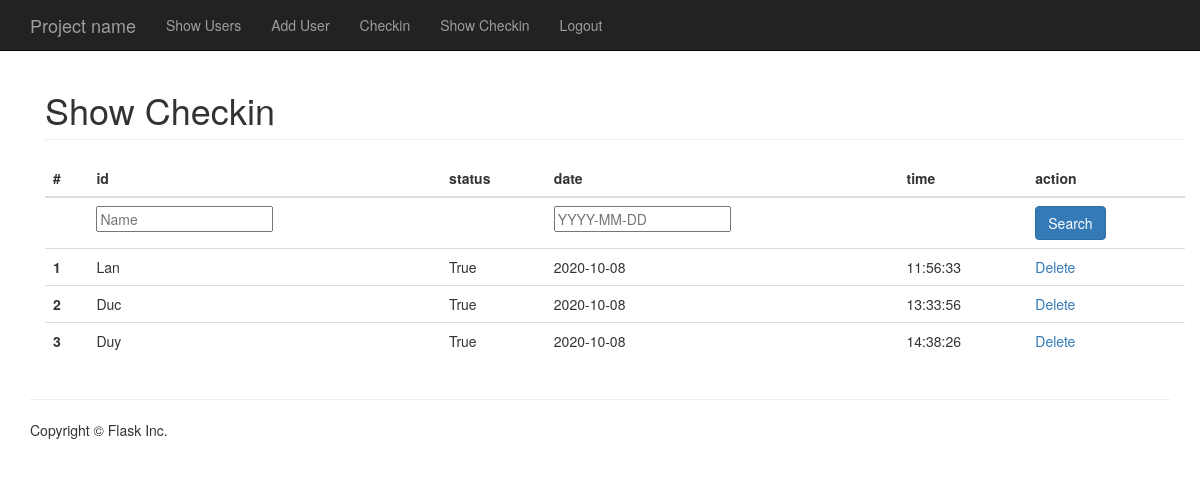
The page /showcheckin (signed in) on the database as committed earlier.
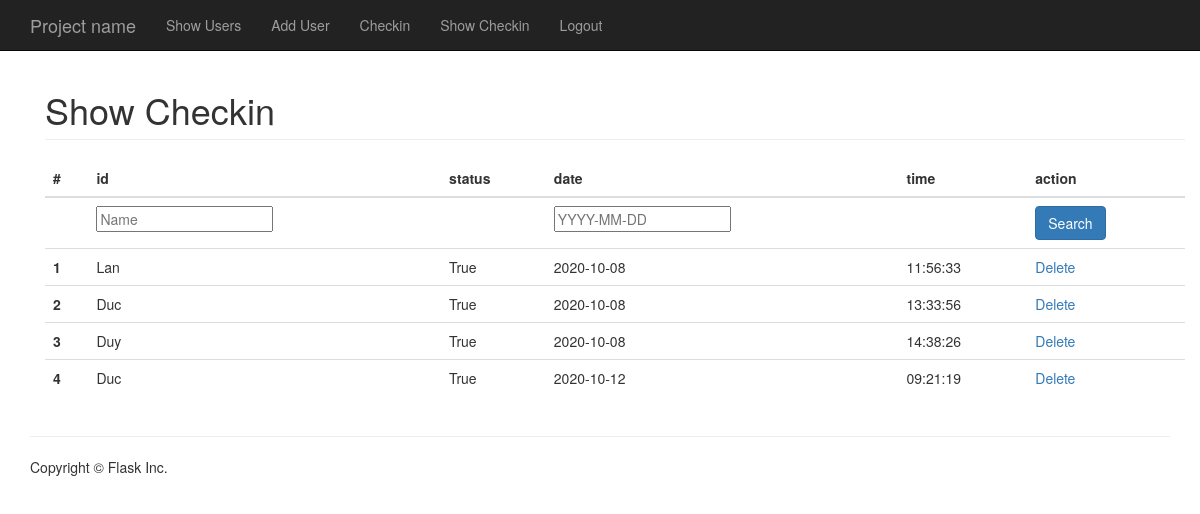
The same page on the database as committed later.
### app/models.py (models this page shows, shortened)
class User(db.Model):
    __tablename__ = 'users'
    id = db.Column(db.Integer, primary_key = True)
    name = db.Column(db.String(255))

class Check_in(db.Model):
    __tablename__ = 'date_time'
    id = db.Column(db.Integer, primary_key = True)
    id_nv = db.Column(db.Integer)
    status = db.Column(db.Boolean)
    date = db.Column(db.String(255))
    time = db.Column(db.String(255))

### app/views.py (the view, shortened to what this page needs)
@app.route('/showcheckin', methods=['POST', 'GET'])
def show_checkin():
    print('SESSION SHOW CHECKIN ', session)
    if (len(session) != 0):
        checkin = db.session.query(Check_in.id, Check_in.id_nv, Check_in.status, Check_in.date,Check_in.time, User.name).filter(and_(Check_in.id_nv== User.id)).all()
        return render_template('show_checkin.html', users=checkin)
    else :
        return redirect(url_for('login'))

### app/templates/show_checkin.html (shortened to what this page needs)
{% extends 'base.html' %}
{% block main %}
<div class="container">
  <h1 class="page-header">Show Checkin</h1>
    <table class="table">
  <thead>
    <tr>
      <th scope="col">#</th>
      <th scope="col">id</th>
      <th scope="col">status</th>
      <th scope="col">date</th>
      <th scope="col">time</th>
      <th scope="col">action</th>
    </tr>
  </thead>
  <tbody>
  <tr>
    <form method="POST">
    <td></td>
    <td><input class="input" type="text" name="name_search" placeholder="Name"></td>
    <td></td>
    <td><input class="input" type="text" name="date_search" placeholder="YYYY-MM-DD"></td>
    <td></td>
    <td><button type="submit" class="btn btn-primary">Search</button></td>
    </form>
  </tr>
  {% for i in range(users| length) %}
    <tr>
      <th scope="row">{{ i+1 }}</th>
      <td>{{ users[i].name }}</td>
      <td>{{ users[i].status }}</td>
      <td>{{ users[i].date }}</td>
      <td>{{ users[i].time }}</td>
      <td><a href="./remove/checkin/{{ users[i].id }}">Delete</a></td>
    </tr>
    {% endfor %}
  </tbody>
</table>
</div>
{% endblock %}

### app/templates/base.html (shortened to what this page needs)
<!DOCTYPE html>
<html lang="en">
  <head>
    <link href="/static/css/bootstrap.min.css" rel="stylesheet">
    <link rel="stylesheet" href="/static/css/app.css">
  </head>
  <body>
    <header>
        {% include "header.html" %}
    </header>
    <main>
        <div class="container">
            {% block main %}{% endblock %}
        </div>
    </main>
    <footer>
        <div class="container">
            {% include "footer.html" %}
        </div>
    </footer>
  </body>
</html>

### app/templates/header.html (shortened to what this page needs)
<nav class="navbar navbar-inverse navbar-fixed-top">
      <div class="container">
        <div class="navbar-header">
          <a class="navbar-brand" href="#">Project name</a>
        </div>
        <div id="navbar" class="collapse navbar-collapse">
          <ul class="nav navbar-nav">
            <li><a href="{{ url_for('show_users') }}">Show Users</a></li>
            <li><a href="{{ url_for('add_user') }}">Add User</a></li>
            <li><a href="{{ url_for('checkin') }}">Checkin</a></li>
            <li><a href="{{ url_for('show_checkin') }}">Show Checkin</a></li>
            <li><a href="{{ url_for('logout') }}">Logout</a></li>
          </ul>
        </div>
      </div>
</nav>

### app/templates/footer.html
<hr>
<p>Copyright &copy; Flask Inc.</p>

### app/static/css/app.css (style rules this page uses)
body { padding-top: 50px; }

Rows that differ between the two databases and show on the page:
added Check_in: date "2020-10-12", time "09:21:19"
Other text that changed with them:
new list line: "4 True Delete"
new list line: "Duc"
